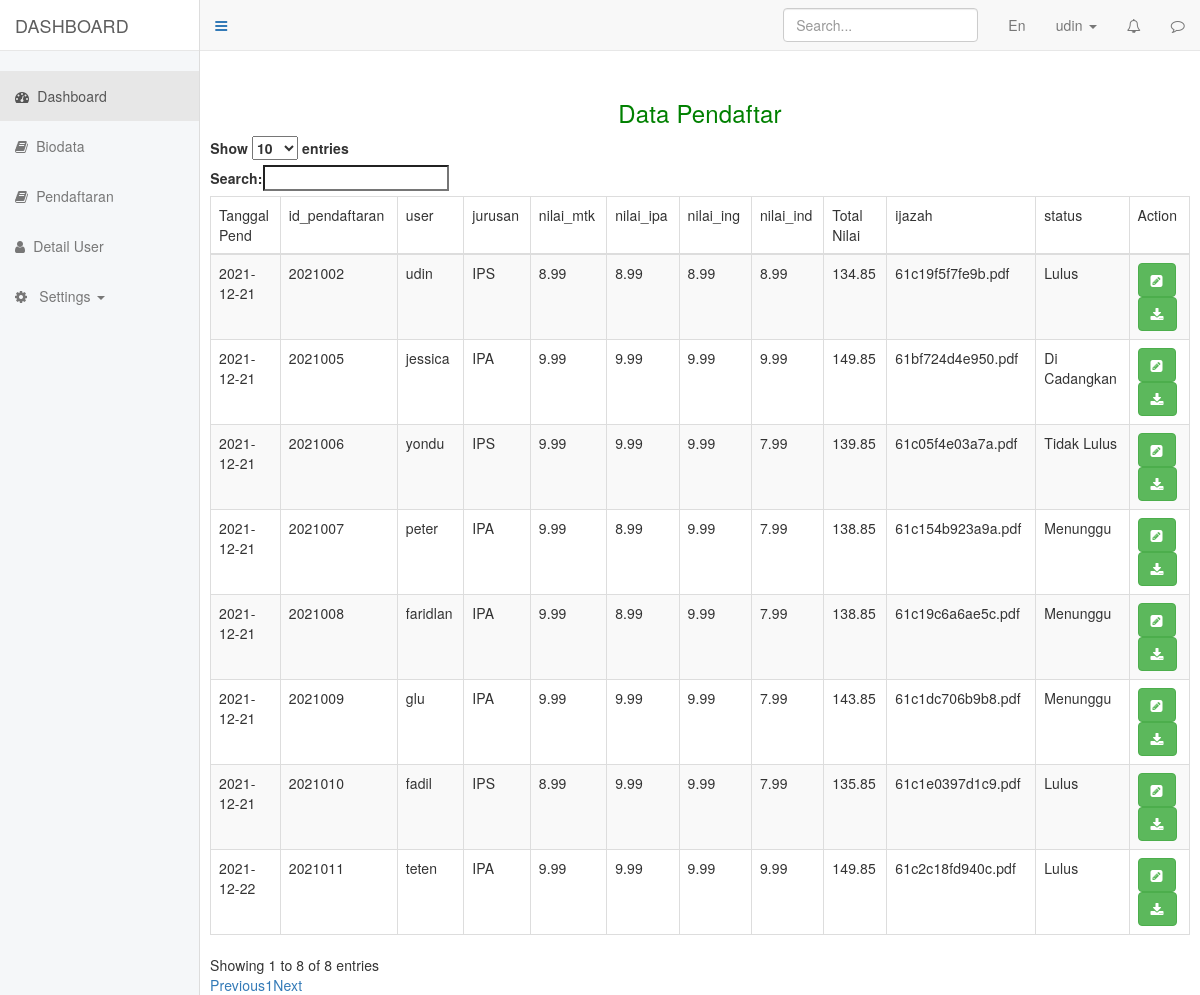
The app's page /admin/index.php?page=pendaftaran (signed in) with its own data.
### tables this page shows
CREATE TABLE `pendaftaran` (
  `id_pendaftaran` varchar(30) NOT NULL,
  `jurusan_id` int(11) NOT NULL,
  `nilai_mtk` decimal(3,2) NOT NULL DEFAULT 0.00,
  `nilai_ipa` decimal(3,2) NOT NULL DEFAULT 0.00,
  `nilai_ing` decimal(3,2) NOT NULL DEFAULT 0.00,
  `nilai_ind` decimal(3,2) NOT NULL DEFAULT 0.00,
  `ijazah` varchar(100) NOT NULL DEFAULT 'default.pdf',
  `tgl_pend` date DEFAULT NULL,
  `status_id` int(11) NOT NULL DEFAULT 1,
  `user_id` int(11) NOT NULL
);

CREATE TABLE `users` (
  `id_user` int(11) NOT NULL,
  `username` varchar(100) NOT NULL,
  `email` varchar(150) NOT NULL,
  `password` varchar(255) NOT NULL,
  `image` varchar(100) NOT NULL DEFAULT 'default.png',
  `level_id` int(11) NOT NULL DEFAULT 2
);

CREATE TABLE `jurusan` (
  `id_jurusan` int(11) NOT NULL,
  `nama_jurusan` varchar(40) NOT NULL
);

CREATE TABLE `status` (
  `id_status` int(11) NOT NULL,
  `nama_status` varchar(50) NOT NULL
);

### controllers/functions.php (called while the page is built, shortened)
<?php
$conn = mysqli_connect("localhost", "root", "", "psb_online_9");
function query($query)
{
  global $conn;
  $result = mysqli_query($conn, $query);
  $rows = [];
  while ($row = mysqli_fetch_assoc($result)) {
    $rows[] = $row;
  }
  return  $rows;
}

### admin/views/pendaftaran.php (the view, shortened to what this page needs)
<?php
$pendaftaran = query("SELECT p.id_pendaftaran, j.nama_jurusan, p.nilai_mtk, p.nilai_ipa, p.nilai_ing, p.nilai_ind, p.tgl_pend,
                      p.ijazah, s.nama_status, u.username
                      FROM pendaftaran as p
                      INNER JOIN jurusan as j ON p.jurusan_id = j.id_jurusan
                      INNER JOIN status as s ON p.status_id = s.id_status
                      INNER JOIN users as u ON p.user_id = u.id_user");
?>
<link rel="stylesheet" href="https://maxcdn.bootstrapcdn.com/bootstrap/3.3.7/css/bootstrap.min.css">
<link rel="stylesheet" href="https://cdn.datatables.net/1.11.3/css/dataTables.bootstrap.min.css">
<div class="blank"></div>
<div class="div" style="margin: 0 10px;">
  <div class="row header" style="text-align:center;color:green">
    <h3>Data Pendaftar</h3>
  </div>
  <table id="example" class="table table-striped table-bordered" style="width:100%">
    <thead>
      <tr>
        <td>Tanggal Pend</td>
        <td>id_pendaftaran</td>
        <td>user</td>
        <td>jurusan</td>
        <td>nilai_mtk</td>
        <td>nilai_ipa</td>
        <td>nilai_ing</td>
        <td>nilai_ind</td>
        <td>Total Nilai</td>
        <td>ijazah</td>
        <td>status</td>
        <td>Action</td>
      </tr>
    </thead>
    <tbody>
      <?php foreach ($pendaftaran as $row) : ?>
        <tr>
          <td><?= $row['tgl_pend'] ?></td>
          <td><?= $row['id_pendaftaran'] ?></td>
          <td><?= $row['username'] ?></td>
          <td><?= $row['nama_jurusan'] ?></td>
          <td><?= $row['nilai_mtk'] ?></td>
          <td><?= $row['nilai_ipa'] ?></td>
          <td><?= $row['nilai_ing'] ?></td>
          <td><?= $row['nilai_ind'] ?></td>
          <td><?php
              if ($row['nama_jurusan'] == 'IPA') {
                $x = $row['nilai_mtk'] * 4;
                $y = $row['nilai_ipa'] * 5;
                $z = $row['nilai_ind'] * 3;
                $a = $row['nilai_ing'] * 3;
                echo $x + $y + $z + $a;
              } else {
                $x = $row['nilai_mtk'] * 4;
                $y = $row['nilai_ipa'] * 2;
                $z = $row['nilai_ind'] * 5;
                $a = $row['nilai_ing'] * 4;
                echo $x + $y + $z + $a;
              }
              ?></td>
          <td><?= $row['ijazah'] ?></td>
          <td><?= $row['nama_status'] ?></td>
          <td>
            <a href="#" type="button" class="btn btn-success btn-md" data-toggle="modal" data-target="#exampleModal<?= $row["id_pendaftaran"]; ?>" data-backdrop="false"><i class="fa fa-pencil-square"></i></a>
            <a href="download_pdf.php?filename=<?= $row['ijazah'] ?>" target="_blank" class="btn btn-success btn-md"><i class="fa fa-download"></i></a>
          </td>
        </tr>
      <?php endforeach ?>
    </tbody>
  </table>
</div>

### admin/style.css (style rules this page uses)
body { margin-top: 50px; background-color: #fff; font-family: Arial, sans-serif; font-size: 14px; letter-spacing: 0.01em; color: #39464e; }
a, a:focus, a:hover { text-decoration: none; }

### admin/views/pendaftaran.php (style rules this page uses)
.blank { height: 80px; width: 100%; }

### records on screen
pendaftaran: tgl_pend "2021-12-21", id_pendaftaran "2021002", user.username "udin", jurusan.nama_jurusan "IPS", nilai_mtk "8.99", nilai_ipa "8.99", nilai_ing "8.99", nilai_ind "8.99", $x + $y + $z + $a "134.85", ijazah "61c19f5f7fe9b.pdf", status.nama_status "Lulus"
pendaftaran: tgl_pend "2021-12-21", id_pendaftaran "2021005", user.username "jessica", jurusan.nama_jurusan "IPA", nilai_mtk "9.99", nilai_ipa "9.99", nilai_ing "9.99", nilai_ind "9.99", $x + $y + $z + $a "149.85", ijazah "61bf724d4e950.pdf", status.nama_status "Di Cadangkan"
pendaftaran: tgl_pend "2021-12-21", id_pendaftaran "2021006", user.username "yondu", jurusan.nama_jurusan "IPS", nilai_mtk "9.99", nilai_ipa "9.99", nilai_ing "9.99", nilai_ind "7.99", $x + $y + $z + $a "139.85", ijazah "61c05f4e03a7a.pdf", status.nama_status "Tidak Lulus"
pendaftaran: tgl_pend "2021-12-21", id_pendaftaran "2021007", user.username "peter", jurusan.nama_jurusan "IPA", nilai_mtk "9.99", nilai_ipa "8.99", nilai_ing "9.99", nilai_ind "7.99", $x + $y + $z + $a "138.85", ijazah "61c154b923a9a.pdf", status.nama_status "Menunggu"
pendaftaran: tgl_pend "2021-12-21", id_pendaftaran "2021008", user.username "faridlan", jurusan.nama_jurusan "IPA", nilai_mtk "9.99", nilai_ipa "8.99", nilai_ing "9.99", nilai_ind "7.99", $x + $y + $z + $a "138.85", ijazah "61c19c6a6ae5c.pdf", status.nama_status "Menunggu"
pendaftaran: tgl_pend "2021-12-21", id_pendaftaran "2021009", user.username "glu", jurusan.nama_jurusan "IPA", nilai_mtk "9.99", nilai_ipa "9.99", nilai_ing "9.99", nilai_ind "7.99", $x + $y + $z + $a "143.85", ijazah "61c1dc706b9b8.pdf", status.nama_status "Menunggu"
pendaftaran: tgl_pend "2021-12-21", id_pendaftaran "2021010", user.username "fadil", jurusan.nama_jurusan "IPS", nilai_mtk "8.99", nilai_ipa "9.99", nilai_ing "9.99", nilai_ind "7.99", $x + $y + $z + $a "135.85", ijazah "61c1e0397d1c9.pdf", status.nama_status "Lulus"
pendaftaran: tgl_pend "2021-12-22", id_pendaftaran "2021011", user.username "teten", jurusan.nama_jurusan "IPA", nilai_mtk "9.99", nilai_ipa "9.99", nilai_ing "9.99", nilai_ind "9.99", $x + $y + $z + $a "149.85", ijazah "61c2c18fd940c.pdf", status.nama_status "Lulus"

### other values on screen
$_SESSION['username'] "udin"
